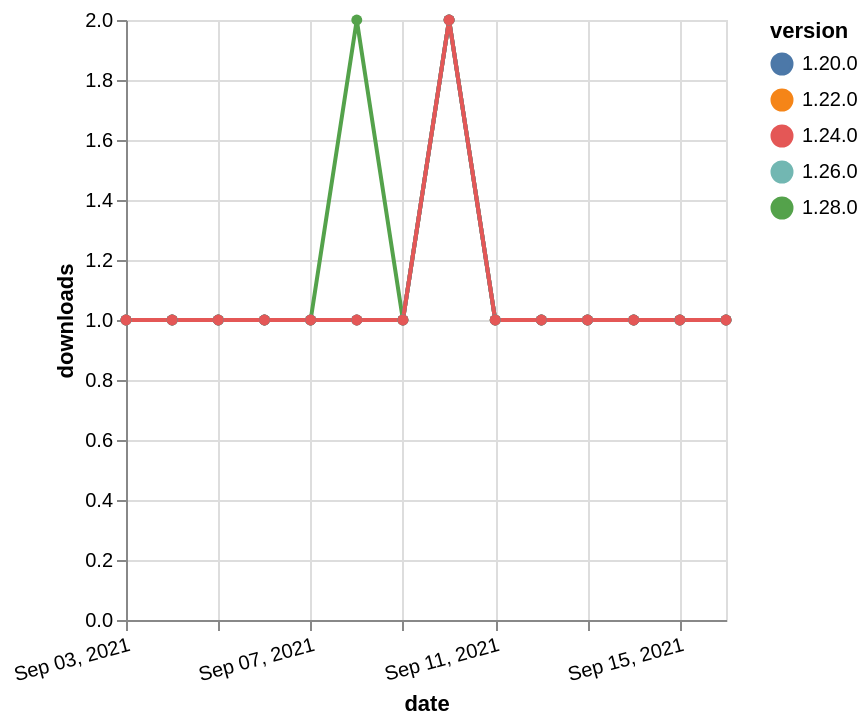

The specification (Vega-Lite) saved for this image:
### Vega-Lite specification from a JSON file in a GitHub repository (floating-point values rounded to 4 significant figures)
{"$schema": "https://vega.github.io/schema/vega-lite/v5.json", "description": "A simple bar chart with embedded data.", "data": {"values": [{"date": "2021-09-03", "total": 174, "delta": 1, "version": "1.22.0"}, {"date": "2021-09-04", "total": 175, "delta": 1, "version": "1.22.0"}, {"date": "2021-09-05", "total": 176, "delta": 1, "version": "1.22.0"}, {"date": "2021-09-06", "total": 177, "delta": 1, "version": "1.22.0"}, {"date": "2021-09-07", "total": 178, "delta": 1, "version": "1.22.0"}, {"date": "2021-09-08", "total": 179, "delta": 1, "version": "1.22.0"}, {"date": "2021-09-09", "total": 180, "delta": 1, "version": "1.22.0"}, {"date": "2021-09-10", "total": 182, "delta": 2, "version": "1.22.0"}, {"date": "2021-09-11", "total": 183, "delta": 1, "version": "1.22.0"}, {"date": "2021-09-12", "total": 184, "delta": 1, "version": "1.22.0"}, {"date": "2021-09-13", "total": 185, "delta": 1, "version": "1.22.0"}, {"date": "2021-09-14", "total": 186, "delta": 1, "version": "1.22.0"}, {"date": "2021-09-15", "total": 187, "delta": 1, "version": "1.22.0"}, {"date": "2021-09-16", "total": 188, "delta": 1, "version": "1.22.0"}, {"date": "2021-09-03", "total": 165, "delta": 1, "version": "1.28.0"}, {"date": "2021-09-04", "total": 166, "delta": 1, "version": "1.28.0"}, {"date": "2021-09-05", "total": 167, "delta": 1, "version": "1.28.0"}, {"date": "2021-09-06", "total": 168, "delta": 1, "version": "1.28.0"}, {"date": "2021-09-07", "total": 169, "delta": 1, "version": "1.28.0"}, {"date": "2021-09-08", "total": 171, "delta": 2, "version": "1.28.0"}, {"date": "2021-09-09", "total": 172, "delta": 1, "version": "1.28.0"}, {"date": "2021-09-10", "total": 174, "delta": 2, "version": "1.28.0"}, {"date": "2021-09-11", "total": 175, "delta": 1, "version": "1.28.0"}, {"date": "2021-09-12", "total": 176, "delta": 1, "version": "1.28.0"}, {"date": "2021-09-13", "total": 177, "delta": 1, "version": "1.28.0"}, {"date": "2021-09-14", "total": 178, "delta": 1, "version": "1.28.0"}, {"date": "2021-09-15", "total": 179, "delta": 1, "version": "1.28.0"}, {"date": "2021-09-16", "total": 180, "delta": 1, "version": "1.28.0"}, {"date": "2021-09-03", "total": 142, "delta": 1, "version": "1.26.0"}, {"date": "2021-09-04", "total": 143, "delta": 1, "version": "1.26.0"}, {"date": "2021-09-05", "total": 144, "delta": 1, "version": "1.26.0"}, {"date": "2021-09-06", "total": 145, "delta": 1, "version": "1.26.0"}, {"date": "2021-09-07", "total": 146, "delta": 1, "version": "1.26.0"}, {"date": "2021-09-08", "total": 147, "delta": 1, "version": "1.26.0"}, {"date": "2021-09-09", "total": 148, "delta": 1, "version": "1.26.0"}, {"date": "2021-09-10", "total": 150, "delta": 2, "version": "1.26.0"}, {"date": "2021-09-11", "total": 151, "delta": 1, "version": "1.26.0"}, {"date": "2021-09-12", "total": 152, "delta": 1, "version": "1.26.0"}, {"date": "2021-09-13", "total": 153, "delta": 1, "version": "1.26.0"}, {"date": "2021-09-14", "total": 154, "delta": 1, "version": "1.26.0"}, {"date": "2021-09-15", "total": 155, "delta": 1, "version": "1.26.0"}, {"date": "2021-09-16", "total": 156, "delta": 1, "version": "1.26.0"}, {"date": "2021-09-03", "total": 214, "delta": 1, "version": "1.20.0"}, {"date": "2021-09-04", "total": 215, "delta": 1, "version": "1.20.0"}, {"date": "2021-09-05", "total": 216, "delta": 1, "version": "1.20.0"}, {"date": "2021-09-06", "total": 217, "delta": 1, "version": "1.20.0"}, {"date": "2021-09-07", "total": 218, "delta": 1, "version": "1.20.0"}, {"date": "2021-09-08", "total": 219, "delta": 1, "version": "1.20.0"}, {"date": "2021-09-09", "total": 220, "delta": 1, "version": "1.20.0"}, {"date": "2021-09-10", "total": 222, "delta": 2, "version": "1.20.0"}, {"date": "2021-09-11", "total": 223, "delta": 1, "version": "1.20.0"}, {"date": "2021-09-12", "total": 224, "delta": 1, "version": "1.20.0"}, {"date": "2021-09-13", "total": 225, "delta": 1, "version": "1.20.0"}, {"date": "2021-09-14", "total": 226, "delta": 1, "version": "1.20.0"}, {"date": "2021-09-15", "total": 227, "delta": 1, "version": "1.20.0"}, {"date": "2021-09-16", "total": 228, "delta": 1, "version": "1.20.0"}, {"date": "2021-09-03", "total": 161, "delta": 1, "version": "1.24.0"}, {"date": "2021-09-04", "total": 162, "delta": 1, "version": "1.24.0"}, {"date": "2021-09-05", "total": 163, "delta": 1, "version": "1.24.0"}, {"date": "2021-09-06", "total": 164, "delta": 1, "version": "1.24.0"}, {"date": "2021-09-07", "total": 165, "delta": 1, "version": "1.24.0"}, {"date": "2021-09-08", "total": 166, "delta": 1, "version": "1.24.0"}, {"date": "2021-09-09", "total": 167, "delta": 1, "version": "1.24.0"}, {"date": "2021-09-10", "total": 169, "delta": 2, "version": "1.24.0"}, {"date": "2021-09-11", "total": 170, "delta": 1, "version": "1.24.0"}, {"date": "2021-09-12", "total": 171, "delta": 1, "version": "1.24.0"}, {"date": "2021-09-13", "total": 172, "delta": 1, "version": "1.24.0"}, {"date": "2021-09-14", "total": 173, "delta": 1, "version": "1.24.0"}, {"date": "2021-09-15", "total": 174, "delta": 1, "version": "1.24.0"}, {"date": "2021-09-16", "total": 175, "delta": 1, "version": "1.24.0"}]}, "width": "container", "mark": {"type": "line", "point": {"filled": true}}, "encoding": {"x": {"field": "date", "type": "temporal", "timeUnit": "yearmonthdate", "title": "date", "axis": {"labelAngle": -15}}, "y": {"field": "delta", "type": "quantitative", "title": "downloads"}, "color": {"field": "version", "type": "nominal"}, "tooltip": {"field": "delta"}}}
